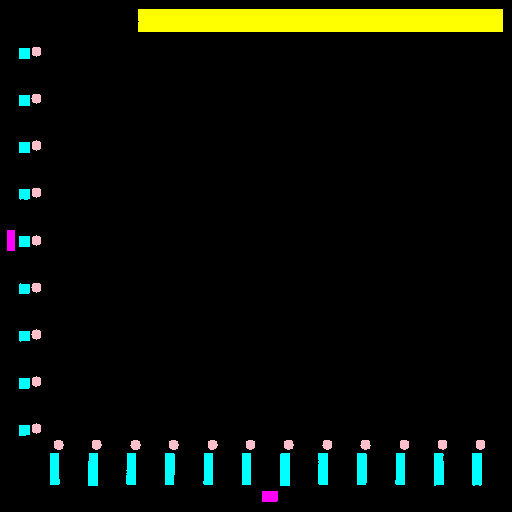
#> input picture Pytorch_DCGAN_ticks_mask/evaluation/3600.png, 512 x 512 px
$ python contour_point.py
#> lines starting #> are read from the running program, lines starting #| are printed output that depends on the picture; after the words box and inside, x2 and y2 are one past the last pixel; in counts of white or black regions, pixels touching at a corner belong together
import os
import cv2
import json
import numpy as np


def get_corner(img_path):
#> called with img_path = './3600.png'
    img = cv2.imread(img_path, -1)
#> img is the input picture: shape (512, 512, 4); mean B, G, R, A 6.3, 14, 10.1, 255
    gray = cv2.cvtColor(img, cv2.COLOR_BGR2GRAY)
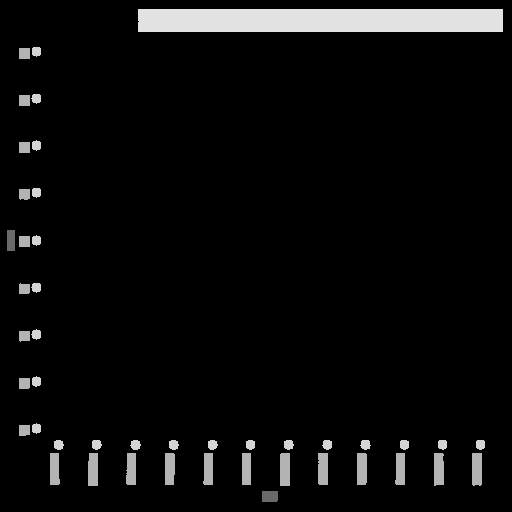
#> gray: shape (512, 512); min 0, max 226, mean 12
    # binary = cv2.bitwise_not(gray)
    ret, thresh = cv2.threshold(gray, 10, 255, cv2.THRESH_BINARY)
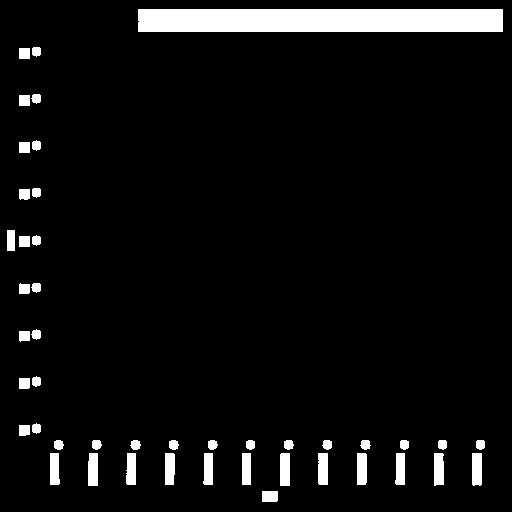
#> thresh: shape (512, 512); 5.8% white; 45 white regions
    cv2.imshow("ff", thresh)
    cv2.waitKey(0)
    contours, hierarchy = cv2.findContours(thresh, cv2.RETR_TREE, cv2.CHAIN_APPROX_NONE)
#> contours = 45 contours; largest, box (x1, y1, x2, y2) and area: (138, 9, 503, 32) 8007, (280, 453, 290, 486) 288, (472, 453, 482, 486) 283, (88, 453, 98, 486) 280, (357, 453, 367, 485) 277
    print(hierarchy)
#> (printed output is left out)


    for contour in contours:
        # print(contour)
        (x,y,w,h) = cv2.boundingRect(contour)
        # print(x,y,w,h)
        cv2.rectangle(img, (x,y), (x+w,y+h), (0,0,255), 2)
#> this loop made 45 passes
#> (x, y, w, h) on passes 1 to 12: (262, 491, 16, 11), (472, 453, 10, 33), (434, 453, 10, 33), (395, 453, 10, 32), (357, 453, 10, 32), (318, 453, 10, 32), (280, 453, 10, 33), (242, 453, 9, 32), (203, 453, 10, 32), (165, 453, 10, 32), (126, 453, 10, 32), (88, 453, 10, 33)
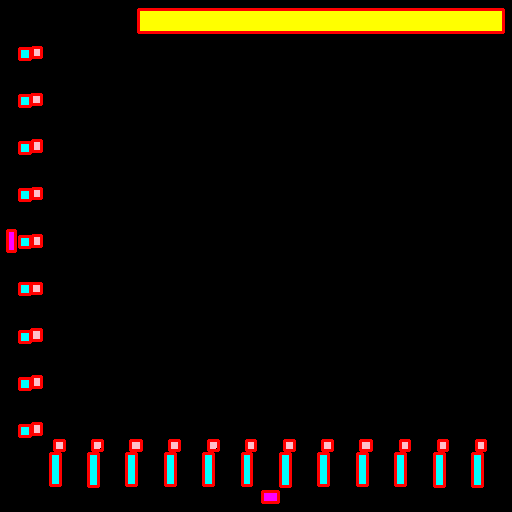
#> img: shape (512, 512, 4); 3.47% of pixels changed, all inside (x1, y1, x2, y2) = (6, 8, 505, 504)

    cv2.imshow("whh", img)
    cv2.waitKey(0)


get_corner("./3600.png")
